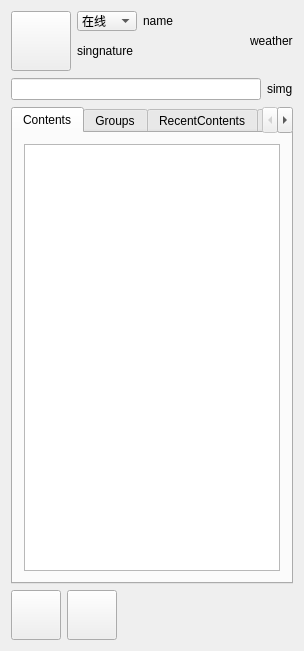
<?xml version="1.0" encoding="UTF-8"?>
<ui version="4.0">
 <class>MainWindow</class>
 <widget class="QMainWindow" name="MainWindow">
  <property name="geometry">
   <rect>
    <x>0</x>
    <y>0</y>
    <width>304</width>
    <height>651</height>
   </rect>
  </property>
  <property name="sizePolicy">
   <sizepolicy hsizetype="Maximum" vsizetype="Preferred">
    <horstretch>0</horstretch>
    <verstretch>0</verstretch>
   </sizepolicy>
  </property>
  <property name="maximumSize">
   <size>
    <width>16777215</width>
    <height>16777215</height>
   </size>
  </property>
  <property name="windowTitle">
   <string>MainWindow</string>
  </property>
  <property name="windowIcon">
   <iconset resource="images.qrc">
    <normaloff>:/images/logo.png</normaloff>:/images/logo.png</iconset>
  </property>
  <property name="tabShape">
   <enum>QTabWidget::Rounded</enum>
  </property>
  <widget class="QWidget" name="centralWidget">
   <layout class="QVBoxLayout" name="verticalLayout_11">
    <item>
     <widget class="QWidget" name="topWidget" native="true">
      <property name="minimumSize">
       <size>
        <width>0</width>
        <height>90</height>
       </size>
      </property>
      <property name="maximumSize">
       <size>
        <width>16777215</width>
        <height>90</height>
       </size>
      </property>
      <layout class="QHBoxLayout" name="horizontalLayout_7">
       <property name="spacing">
        <number>0</number>
       </property>
       <property name="leftMargin">
        <number>0</number>
       </property>
       <property name="topMargin">
        <number>0</number>
       </property>
       <property name="rightMargin">
        <number>0</number>
       </property>
       <property name="bottomMargin">
        <number>0</number>
       </property>
       <item>
        <layout class="QVBoxLayout" name="verticalLayout_top">
         <item>
          <layout class="QHBoxLayout" name="horizontalLayout_3">
           <property name="sizeConstraint">
            <enum>QLayout::SetMinimumSize</enum>
           </property>
           <item>
            <widget class="QPushButton" name="userImage">
             <property name="sizePolicy">
              <sizepolicy hsizetype="Expanding" vsizetype="Expanding">
               <horstretch>0</horstretch>
               <verstretch>0</verstretch>
              </sizepolicy>
             </property>
             <property name="minimumSize">
              <size>
               <width>60</width>
               <height>60</height>
              </size>
             </property>
             <property name="maximumSize">
              <size>
               <width>60</width>
               <height>60</height>
              </size>
             </property>
             <property name="autoFillBackground">
              <bool>true</bool>
             </property>
             <property name="styleSheet">
              <string notr="true">background-image: url(:/images/userImage.png);</string>
             </property>
             <property name="text">
              <string/>
             </property>
            </widget>
           </item>
           <item>
            <layout class="QVBoxLayout" name="verticalLayout">
             <property name="spacing">
              <number>0</number>
             </property>
             <item>
              <layout class="QHBoxLayout" name="horizontalLayout_2">
               <property name="spacing">
                <number>6</number>
               </property>
               <item>
                <widget class="QComboBox" name="statusComboBox">
                 <property name="minimumSize">
                  <size>
                   <width>60</width>
                   <height>20</height>
                  </size>
                 </property>
                 <property name="maximumSize">
                  <size>
                   <width>60</width>
                   <height>20</height>
                  </size>
                 </property>
                 <item>
                  <property name="text">
                   <string>在线</string>
                  </property>
                 </item>
                 <item>
                  <property name="text">
                   <string>离开</string>
                  </property>
                 </item>
                 <item>
                  <property name="text">
                   <string>忙碌</string>
                  </property>
                 </item>
                 <item>
                  <property name="text">
                   <string>隐身</string>
                  </property>
                 </item>
                 <item>
                  <property name="text">
                   <string>离线</string>
                  </property>
                 </item>
                </widget>
               </item>
               <item>
                <widget class="QLabel" name="userNameLabel">
                 <property name="minimumSize">
                  <size>
                   <width>0</width>
                   <height>20</height>
                  </size>
                 </property>
                 <property name="maximumSize">
                  <size>
                   <width>16777215</width>
                   <height>20</height>
                  </size>
                 </property>
                 <property name="text">
                  <string>name</string>
                 </property>
                </widget>
               </item>
              </layout>
             </item>
             <item>
              <widget class="QLabel" name="signatureLabel">
               <property name="text">
                <string>singnature</string>
               </property>
              </widget>
             </item>
            </layout>
           </item>
           <item>
            <spacer name="horizontalSpacer_2">
             <property name="orientation">
              <enum>Qt::Horizontal</enum>
             </property>
             <property name="sizeHint" stdset="0">
              <size>
               <width>40</width>
               <height>20</height>
              </size>
             </property>
            </spacer>
           </item>
           <item>
            <widget class="QLabel" name="weatherLabel">
             <property name="text">
              <string>weather</string>
             </property>
            </widget>
           </item>
          </layout>
         </item>
         <item>
          <layout class="QHBoxLayout" name="horizontalLayout_4">
           <item>
            <widget class="QLineEdit" name="searchEdit"/>
           </item>
           <item>
            <widget class="QLabel" name="searchLabel">
             <property name="text">
              <string>simg</string>
             </property>
            </widget>
           </item>
          </layout>
         </item>
        </layout>
       </item>
      </layout>
     </widget>
    </item>
    <item>
     <widget class="QTabWidget" name="tabWidget">
      <property name="currentIndex">
       <number>0</number>
      </property>
      <widget class="QWidget" name="contentsTab">
       <attribute name="title">
        <string>Contents</string>
       </attribute>
       <layout class="QVBoxLayout" name="verticalLayout_2">
        <item>
         <widget class="QTreeWidget" name="contentsTreeWidget">
          <attribute name="headerVisible">
           <bool>false</bool>
          </attribute>
          <column>
           <property name="text">
            <string notr="true">1</string>
           </property>
          </column>
         </widget>
        </item>
       </layout>
      </widget>
      <widget class="QWidget" name="groupsTab">
       <attribute name="title">
        <string>Groups</string>
       </attribute>
       <layout class="QVBoxLayout" name="verticalLayout_3">
        <item>
         <layout class="QHBoxLayout" name="horizontalLayout_5">
          <item>
           <spacer name="horizontalSpacer_3">
            <property name="orientation">
             <enum>Qt::Horizontal</enum>
            </property>
            <property name="sizeHint" stdset="0">
             <size>
              <width>40</width>
              <height>20</height>
             </size>
            </property>
           </spacer>
          </item>
          <item>
           <widget class="QPushButton" name="deleteButton">
            <property name="text">
             <string>Delete</string>
            </property>
           </widget>
          </item>
          <item>
           <widget class="QPushButton" name="newButton">
            <property name="text">
             <string>New</string>
            </property>
           </widget>
          </item>
         </layout>
        </item>
        <item>
         <widget class="QTreeView" name="GroupTreeView"/>
        </item>
       </layout>
      </widget>
      <widget class="QWidget" name="recentContentsTab">
       <attribute name="title">
        <string>RecentContents</string>
       </attribute>
       <layout class="QVBoxLayout" name="verticalLayout_4">
        <item>
         <layout class="QHBoxLayout" name="horizontalLayout_6">
          <item>
           <spacer name="horizontalSpacer_4">
            <property name="orientation">
             <enum>Qt::Horizontal</enum>
            </property>
            <property name="sizeHint" stdset="0">
             <size>
              <width>40</width>
              <height>20</height>
             </size>
            </property>
           </spacer>
          </item>
          <item>
           <widget class="QPushButton" name="cleanButton">
            <property name="text">
             <string>Clean</string>
            </property>
           </widget>
          </item>
         </layout>
        </item>
        <item>
         <widget class="QListView" name="RecentContentsListView">
          <property name="autoFillBackground">
           <bool>false</bool>
          </property>
         </widget>
        </item>
       </layout>
      </widget>
      <widget class="QWidget" name="webTab">
       <attribute name="title">
        <string>Web</string>
       </attribute>
      </widget>
     </widget>
    </item>
    <item>
     <widget class="QWidget" name="bottomWidget" native="true">
      <property name="minimumSize">
       <size>
        <width>0</width>
        <height>50</height>
       </size>
      </property>
      <property name="maximumSize">
       <size>
        <width>16777215</width>
        <height>50</height>
       </size>
      </property>
      <layout class="QVBoxLayout" name="verticalLayout_9">
       <property name="spacing">
        <number>0</number>
       </property>
       <property name="leftMargin">
        <number>0</number>
       </property>
       <property name="topMargin">
        <number>0</number>
       </property>
       <property name="rightMargin">
        <number>0</number>
       </property>
       <property name="bottomMargin">
        <number>0</number>
       </property>
       <item>
        <layout class="QHBoxLayout" name="horizontalLayout_bottom">
         <property name="sizeConstraint">
          <enum>QLayout::SetMinAndMaxSize</enum>
         </property>
         <item>
          <widget class="QPushButton" name="toolsButton">
           <property name="sizePolicy">
            <sizepolicy hsizetype="Minimum" vsizetype="Expanding">
             <horstretch>0</horstretch>
             <verstretch>0</verstretch>
            </sizepolicy>
           </property>
           <property name="minimumSize">
            <size>
             <width>50</width>
             <height>50</height>
            </size>
           </property>
           <property name="maximumSize">
            <size>
             <width>50</width>
             <height>50</height>
            </size>
           </property>
           <property name="text">
            <string/>
           </property>
           <property name="icon">
            <iconset resource="images.qrc">
             <normaloff>:/images/settings.png</normaloff>:/images/settings.png</iconset>
           </property>
           <property name="iconSize">
            <size>
             <width>50</width>
             <height>50</height>
            </size>
           </property>
          </widget>
         </item>
         <item>
          <widget class="QToolButton" name="toolButton">
           <property name="minimumSize">
            <size>
             <width>50</width>
             <height>50</height>
            </size>
           </property>
           <property name="maximumSize">
            <size>
             <width>50</width>
             <height>50</height>
            </size>
           </property>
           <property name="text">
            <string/>
           </property>
           <property name="icon">
            <iconset resource="images.qrc">
             <normaloff>:/images/reminders alt.png</normaloff>:/images/reminders alt.png</iconset>
           </property>
           <property name="iconSize">
            <size>
             <width>50</width>
             <height>50</height>
            </size>
           </property>
          </widget>
         </item>
         <item>
          <spacer name="horizontalSpacer_9">
           <property name="orientation">
            <enum>Qt::Horizontal</enum>
           </property>
           <property name="sizeHint" stdset="0">
            <size>
             <width>40</width>
             <height>20</height>
            </size>
           </property>
          </spacer>
         </item>
        </layout>
       </item>
      </layout>
     </widget>
    </item>
   </layout>
  </widget>
 </widget>
 <layoutdefault spacing="6" margin="11"/>
 <resources>
  <include location="images.qrc"/>
 </resources>
 <connections/>
</ui>
